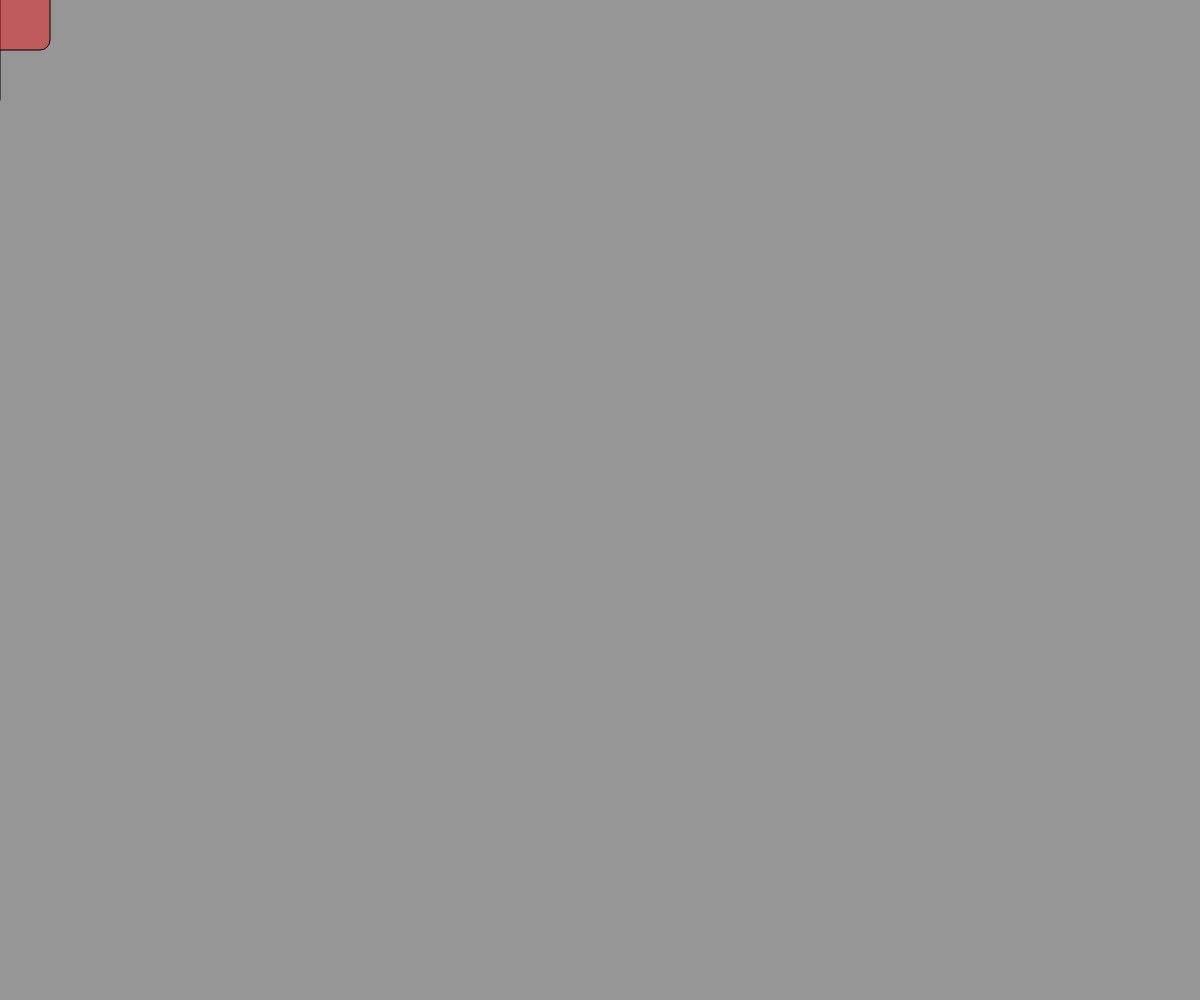
Frame 1 (no input)
Frame 60 (no input): identical to frame 1, image omitted
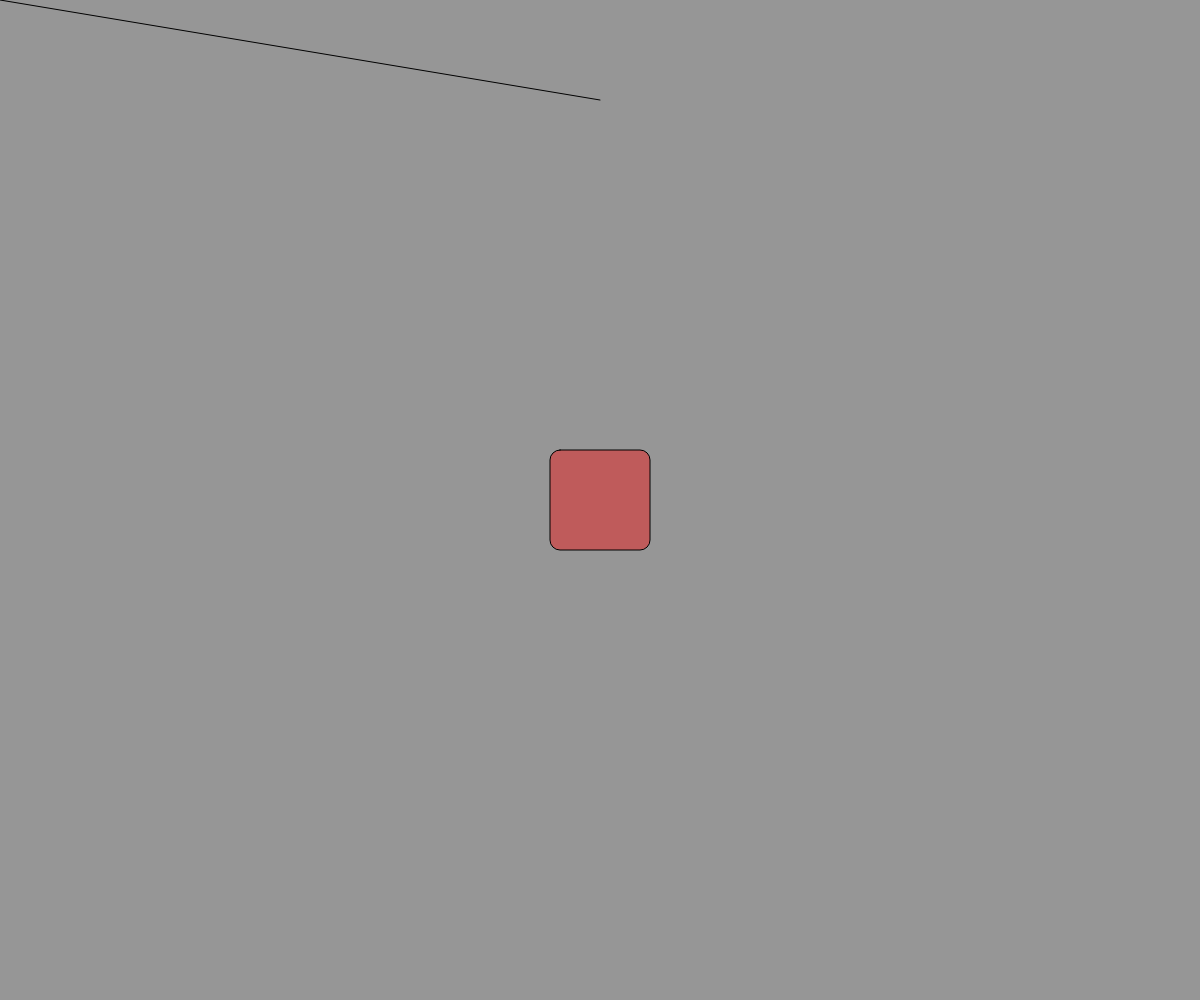
Frame 120 (the mouse pressed at the canvas centre since frame 60)

The p5.js sketch that drew these frames (run headless with seeded random() and noise() and a simulated clock; from frame 60 on, the mouse is pressed at the canvas centre):

// p5.js sketch
// ── sketch.js
// global variables to keep track of mouse positions
var x = [];
var y = [];
var cX, cY; // centroid x and y component
var a; // area of the polygon

function setup() {
  createCanvas(windowWidth,windowHeight);
  // center rectangles
  rectMode(CENTER);
  // half transparent red
  fill(255,0,0,100)
}

function draw() { 
  background (150)
  // line with one fixed end in coordinate system origin
  line(0,0,mouseX,100);
  
  // rectangle attached to mouse position
  rect(mouseX, mouseY, 100, 100,10);
  
  // polygon
  beginShape();
  for(var i=0; i<x.length; i++) { //for(var; test condition; expression)
    vertex(x[i],y[i]);
    text(i, x[i], y[i]);
  }
  endShape();
  
  a=0;
  cX=0;
  cY=0;
  
  // centroid formula
  for(var i=0; i<x.length -1; i++) { // summation from 0 to n-1
    // enumerate += is summation
    cX += (x[i] + x[i+1]) * (x[i]*y[i+1] - x[i+1]*y[i]);
    cY += (y[i] + y[i+1]) * (x[i]*y[i+1] - x[i+1]*y[i]);
    a += x[i] * y[i+1] - x[i+1] * y[i];
  }
  a = 0.5 * a
  cX = cX / (6*a)
  cY = cY / (6*a)
  
  ellipse(cX, cY, 10, 10)
}

function mouseReleased() {
  if (x.length <10) {
    x.push(mouseX); //push to certain array
    y.push(mouseY);
    console.log(x);
  }
}

// sequence of computation: line by line. right to left in one line.
// setup - once in the beginning
// draw - sixty times a second
// mouse released - triggered once when mouse is released
